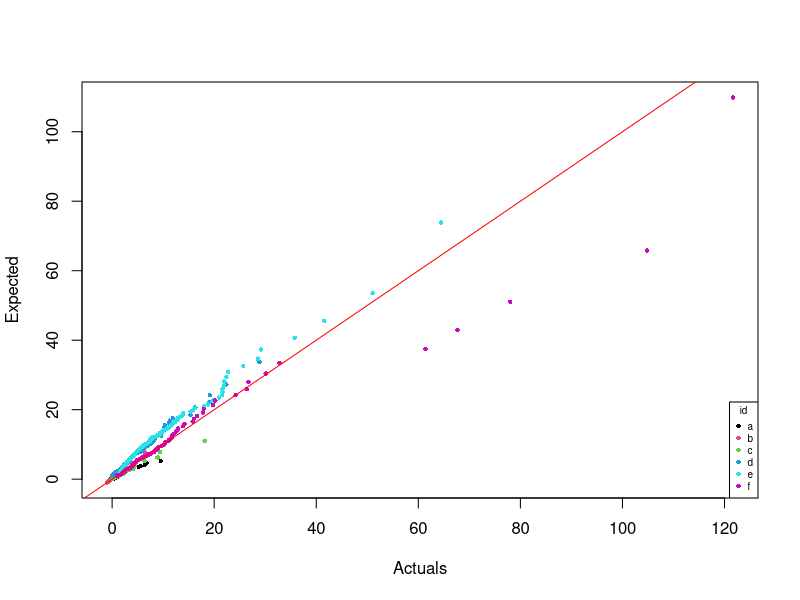
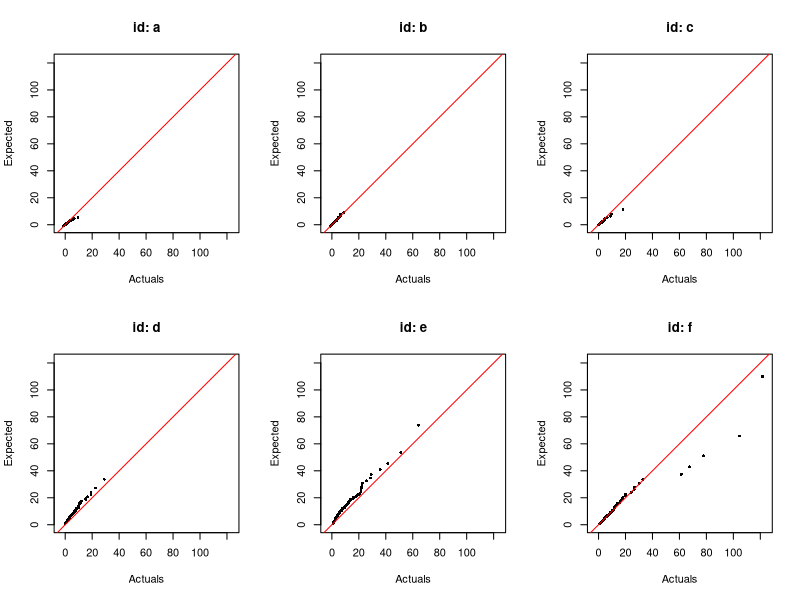
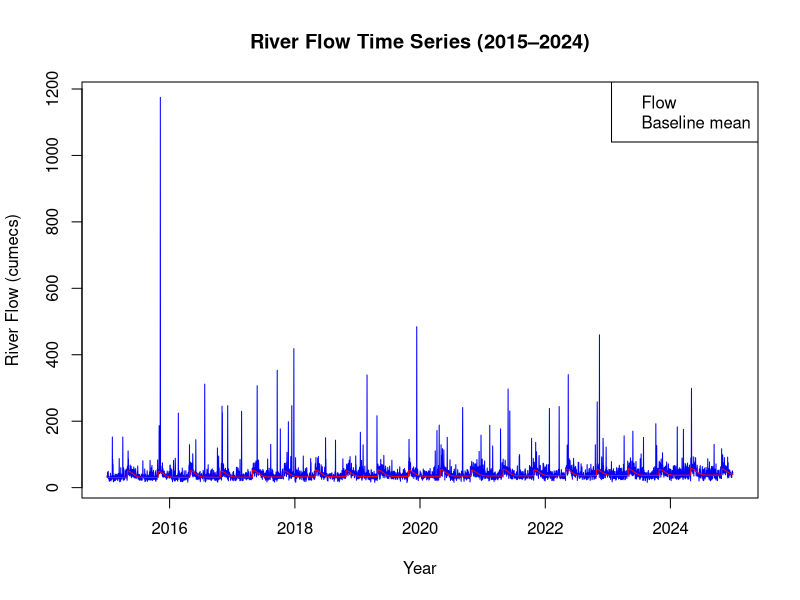
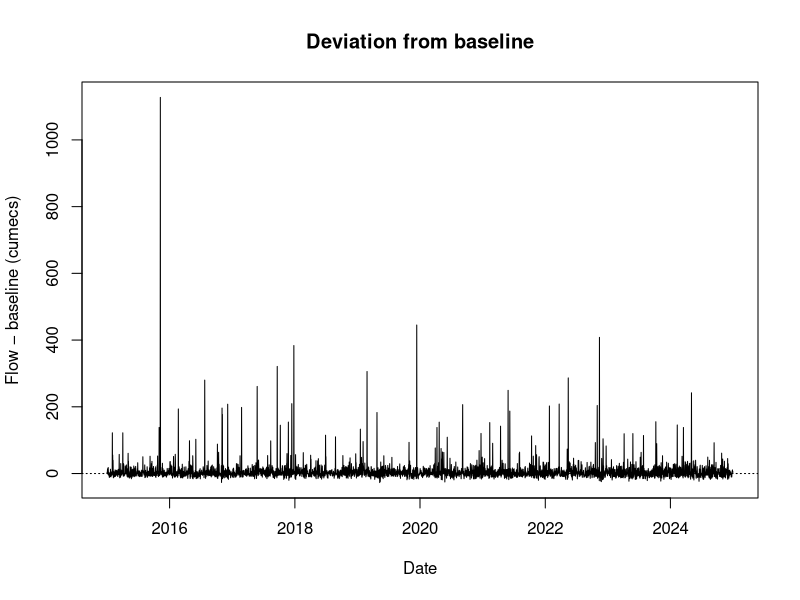
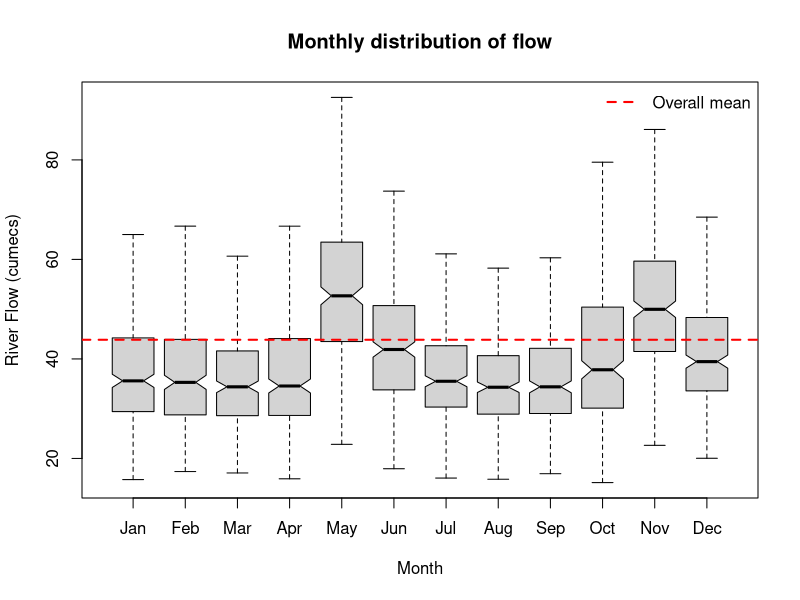

Here is the R script that generated these plots, in order:
## ---- chunk 1
qgpd <- function (p, sigma=1, xi=0, u=0){
  if (p<0||p>1){
    return(warning("NaNs produced - p must be between 0 and 1")) 
  }
  else if (sigma<=0){
    return(warning("NaNs produced - sigma must be greater than 0")) 
  }
  else if (xi != 0){
    return(u + ((1-p)^(-xi)-1) * sigma / xi)
  } else {
    return(u - sigma * log(1-p))
  }
}
## ---- chunk 2
qgpd(0.5,2,-0.4,1.5)
qgpd(0.75,2,-0.4,1.5)
qgpd(0.99,2,-0.4,1.5)
## ---- chunk 3
#| echo: false

# Reading our inputs:
gpd_parameters <- read.csv("gpd_parameters.csv")
gpd_samples <- read.csv("gpd_samples.csv")

# Mapping from our samples vector to our parameters table: 
row <- match(gpd_samples$set_id, gpd_parameters$id)

# Ranking our samples:
class_ranking <- ave(gpd_samples$value, gpd_samples$set_id, FUN = rank)

# Using our samples to generate our p-values:
n <- gpd_parameters$size[row]
p <- (class_ranking - 0.5) / n

# To enable vectors as inputs:
qgpd_vec <- function(p, sigma=1, xi=0, u=0){
  ifelse(
    xi == 0,
    u - sigma * log(1 - p), 
    u + ((1 - p)^(-xi) - 1) * sigma / xi 
  )
}

# Formatting (necessary for the legend):
f   <- factor(gpd_samples$set_id)
cols <- as.integer(f)
ptch <- 16
pt.cex <- 0.6

expected_q <- qgpd_vec(
  p, 
  gpd_parameters$sigma[row], 
  gpd_parameters$xi[row],
  gpd_parameters$u[row]
)

# Graphing our actual vs expected (using our p-values to generate our expected):
plot(
x = gpd_samples$value, 
y = expected_q,
xlab = "Actuals",
ylab = "Expected",
col = cols,
pch = ptch,
cex = pt.cex
)

# Adding our y=x line:
abline(0,1,col="red")

# Adding our legend:
legend(
  "bottomright",
  title = "id",
  legend = levels(f),
  col = 1:6,
  pch = ptch,
  cex = pt.cex,
  bty = "o")

## ---- chunk 4
#| echo: false

# Making six QQ plots (with one per id):
ids <- levels(f)
limits <- range(c(gpd_samples$value, expected_q), finite = TRUE)

# Setting up the grid for our 6 smaller QQ plots:
op <- par(mfrow = c(2, 3))

# Building our plots:
for(id in ids){
  ii <- gpd_samples$set_id == id
  plot(
    x = gpd_samples$value[ii],
    y = expected_q[ii],
    xlab = "Actuals",
    ylab = "Expected",
    main = paste("id:", id),
    pch  = ptch,
    cex  = pt.cex,
    xlim = limits,
    ylim = limits,
    asp  = 1
  )
  abline(0, 1, col = "red")
}

# Reverting from grids back to normal:
par(op)

## ---- chunk 5
#| echo: false

# Reading our inputs:
riverflow <- read.csv("riverflow_2015_2024.csv")

# Formating dates:
riverflow$date <- as.Date(riverflow$date, format = "%Y-%m-%d")

# Time Series of flow data:
plot(
x = riverflow$date,
y = riverflow$flow,
type = "l",
col = "blue",
xlim = range(riverflow$date, na.rm = TRUE),
ylim = range(riverflow$flow, na.rm = TRUE),
xlab = "Year",
ylab = "River Flow (cumecs)",
main = "River Flow Time Series (2015–2024)"
)

# Time Series of baseline mean:
lines(
x = riverflow$date,
y = riverflow$baseline_mean,
col = "red",
lty = c(1, 2),
lwd = c(1, 2),
bty = "o")

# Legend:
legend(
"topright",
legend = c("Flow", "Baseline mean"),
col = c("blue", "red"), 
bty = "o")


# Time series plot of flow minus baseline mean. 
plot(
x = riverflow$date,
y = riverflow$flow - riverflow$baseline_mean,
type = "l",
xlab = "Date", 
ylab = "Flow − baseline (cumecs)",
main = "Deviation from baseline"
)
abline(h = 0, lty = 3)


## ---- chunk 6

# Adding another column:
riverflow$month <- factor(format(riverflow$date, "%b"), levels = month.abb)

# Box and Whisker plot:
boxplot(
flow ~ month,
data = riverflow,
ylab = "River Flow (cumecs)",
xlab = "Month",
main = "Monthly distribution of flow",
notch = TRUE,
outline = FALSE)
abline(h = mean(riverflow$flow), col = "red", lwd = 2, lty = 2)
legend("topright", legend = "Overall mean", col = "red", lwd = 2, lty = 2, bty = "n")
## ---- chunk 7
#| echo: false

